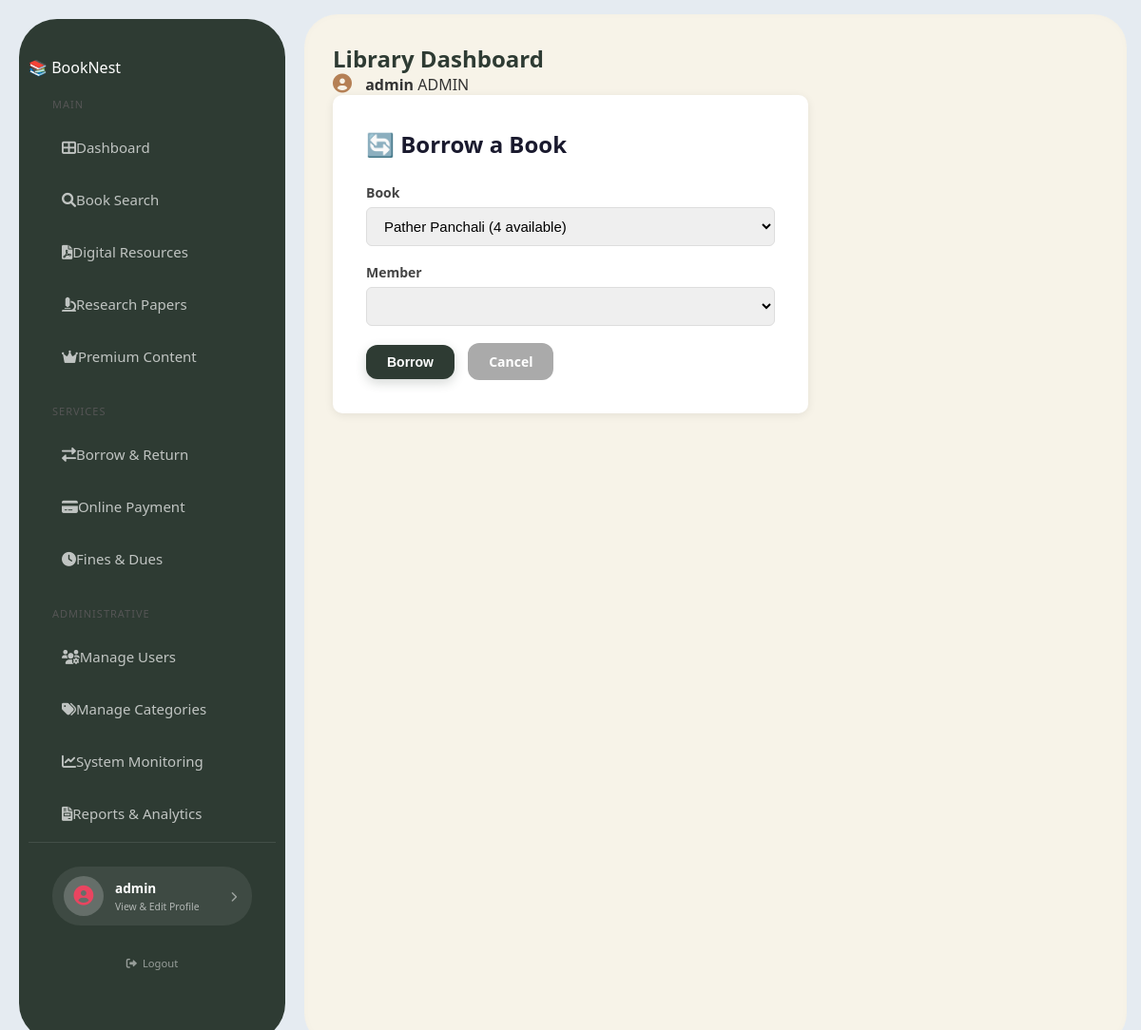
Screenshot of /borrow/ (signed in) with the database file from the repository.
### library/models.py (models this page shows, shortened)
class User(AbstractUser):
    ADMIN = 'admin'
    LIBRARIAN = 'librarian'
    REGULAR_USER = 'user'
    ROLE_CHOICES = [
        (ADMIN, 'Administrator'),
        (LIBRARIAN, 'Librarian'),
        (REGULAR_USER, 'Regular User'),
    ]
    role = models.CharField(
        max_length=20,
        choices=ROLE_CHOICES,
        default=REGULAR_USER
    )
    phone = models.CharField(max_length=15, null=True, blank=True)
    profile_picture = models.ImageField(
        upload_to='profiles/',
        null=True,
        blank=True
    )
    date_of_birth = models.DateField(null=True, blank=True)
    bio = models.TextField(null=True, blank=True)
    def get_full_name(self):
        if self.first_name and self.last_name:
            return f"{self.first_name} {self.last_name}"
        return self.username

### library/views.py (the view, shortened to what this page needs)
# urls.py: path('borrow/', views.borrow_book, name='borrow_book'),
@login_required
@user_passes_test(is_librarian_or_admin, login_url='/')
def borrow_book(request):
    return render(request, 'library/borrow_form.html', {
        'books': Book.objects.filter(available_copies__gt=0),
        'members': User.objects.filter(role=User.REGULAR_USER)
    })

### library/views.py (called while the page is built)
def is_librarian_or_admin(user):
    return user.is_authenticated and (
        user.role in [User.LIBRARIAN, User.ADMIN] or user.is_superuser
    )

### library/templates/library/borrow_form.html (shortened to what this page needs)
{% extends 'library/base.html' %}
{% block content %}
<div class="form-box">
    <h2>🔄 Borrow a Book</h2>
    <form method="POST">
        <div class="form-group">
            <label>Book</label>
            <select name="book" required>
                {% for book in books %}
                <option value="{{ book.pk }}">{{ book.title }} ({{ book.available_copies }} available)</option>
                {% endfor %}
            </select>
        </div>
        <div class="form-group">
            <label>Member</label>
            <select name="member" required>
                {% for member in members %}
                <option value="{{ member.pk }}">{{ member.name }}</option>
                {% endfor %}
            </select>
        </div>
        <button type="submit" class="btn btn-primary">Borrow</button>
        <a href="{% url 'borrow_list' %}" class="btn" style="background:#aaa; color:white; margin-left:10px;">Cancel</a>
    </form>
</div>
{% endblock %}

### library/templates/library/base.html (shortened to what this page needs)
{% load static %}
<!DOCTYPE html>
<html lang="en">
<head>
    <link rel="stylesheet" href="{% static 'library/css/style.css' %}">
    <link rel="stylesheet" href="https://cdnjs.cloudflare.com/ajax/libs/font-awesome/6.0.0/css/all.min.css">
</head>
<body>
<div class="layout">
    <aside class="sidebar">
        <div class="logo">📚 <span>Book</span>Nest</div>
        <div class="menu-section">
            <div class="menu-title">Main</div>
            <a href="{% url 'home' %}" class="menu-item"><i class="fas fa-th-large"></i> Dashboard</a>
            <a href="{% url 'book_list' %}" class="menu-item"><i class="fas fa-search"></i> Book Search</a>
            <a href="{% url 'digital_resources' %}" class="menu-item"><i class="fas fa-file-pdf"></i> Digital Resources</a>
            <a href="{% url 'research_papers' %}" class="menu-item"><i class="fas fa-microscope"></i> Research Papers</a>
            <a href="{% url 'premium_content' %}" class="menu-item premium"><i class="fas fa-crown"></i> Premium Content</a>
        </div>
        <div class="menu-section">
            <div class="menu-title">Services</div>
            <a href="{% url 'borrow_list' %}" class="menu-item"><i class="fas fa-exchange-alt"></i> Borrow & Return</a>
            <a href="{% url 'online_payment' %}" class="menu-item"><i class="fas fa-credit-card"></i> Online Payment</a>
            <a href="{% url 'fines_dues' %}" class="menu-item"><i class="fas fa-clock"></i> Fines & Dues</a>
        </div>
        {% if user.role == 'admin' or user.role == 'librarian' %}
        <div class="menu-section">
            <div class="menu-title">Administrative</div>
            <a href="{% url 'member_list' %}" class="menu-item"><i class="fas fa-users-cog"></i> Manage Users</a>
            <a href="{% url 'category_list' %}" class="menu-item"><i class="fas fa-tags"></i> Manage Categories</a>
            <a href="{% url 'system_monitoring' %}" class="menu-item"><i class="fas fa-chart-line"></i> System Monitoring</a>
            <a href="{% url 'reports_analytics' %}" class="menu-item"><i class="fas fa-file-invoice"></i> Reports & Analytics</a>
        </div>
        {% endif %}
        <div class="profile-sidebar-section" style="margin-top: auto; padding: 20px 15px 15px 15px; border-top: 1px solid rgba(255,255,255,0.1);">
            <a href="{% url 'manage_profile' %}" class="profile-link-card" style="display: flex; align-items: center; gap: 12px; background: rgba(255,255,255,0.08); border-radius: 30px; padding: 10px 16px 10px 12px; text-decoration: none; transition: all 0.3s ease;">
                <div class="avatar-icon" style="width: 42px; height: 42px; background: rgba(255,255,255,0.2); border-radius: 50%; display: flex; align-items: center; justify-content: center; color: #e94560; font-size: 1.3rem;">
                    <i class="fas fa-user-circle"></i>
                </div>
                <div class="profile-info-text" style="flex: 1;">
                    <div class="profile-name" style="font-weight: 700; font-size: 0.85rem; color: #ffffff; margin-bottom: 3px;">
                        {% if user.is_authenticated %}
                            {{ user.get_full_name|default:user.username }}
                        {% else %}
                            My Profile
                        {% endif %}
                    </div>
                    <div class="profile-role" style="font-size: 0.65rem; color: rgba(255,255,255,0.6);">
                        View & Edit Profile
                    </div>
                </div>
                <i class="fas fa-chevron-right" style="font-size: 11px; color: rgba(255,255,255,0.5);"></i>
            </a>
            <div style="margin-top: 12px; text-align: center;">
                <a href="{% url 'logout' %}" style="color: rgba(255,255,255,0.5); text-decoration: none; font-size: 0.7rem; display: inline-flex; align-items: center; gap: 6px;">
                    <i class="fas fa-sign-out-alt"></i> <span>Logout</span>
                </a>
            </div>
        </div>
    </aside>
    <main class="main-container">
        <header class="top-nav">
            <h2 style="font-size: 24px; font-weight: 800; color: #2e3b33;">Library Dashboard</h2>
            <div class="user-profile">
                <i class="fas fa-user-circle" style="font-size: 20px; color: #b58055;"></i>
                <span style="margin-left: 10px; font-weight: 600;">{{ user.username }}</span>
                <span class="role-tag">{{ user.role|upper }}</span>
            </div>
        </header>
        {% block content %}{% endblock %}
    </main>
</div>
</body>
</html>

### library/static/library/css/style.css (style rules this page uses)
* { margin: 0; padding: 0; box-sizing: border-box; }
body { font-family: 'Segoe UI', sans-serif; background: #e5ebf1; color: #333; }
.layout { display: flex; min-height: calc(100vh - 60px); }
.sidebar { width: 280px; background: #2e3b33; padding: 40px 10px; margin: 20px; border-radius: 40px; color: white; display: flex; flex-direction: column; }
.sidebar a { display: flex; align-items: center; color: rgba(255, 255, 255, 0.7); text-decoration: none; padding: 15px 25px; font-size: 15px; border-radius: 15px; margin: 5px 10px; transition: 0.3s; }
.sidebar .menu-title { color: #555; font-size: 11px; text-transform: uppercase; padding: 20px 25px 8px; letter-spacing: 1px; }
.profile-sidebar-section { margin-top: auto; padding: 20px 15px 25px 15px; border-top: 1px solid rgba(255, 255, 255, 0.15); }
.profile-link-card { display: flex; align-items: center; gap: 12px; background: rgba(255, 255, 255, 0.08); border-radius: 30px; padding: 10px 16px 10px 12px; text-decoration: none; transition: all 0.3s ease; }
.avatar-icon { width: 42px; height: 42px; background: rgba(255, 255, 255, 0.2); border-radius: 50%; display: flex; align-items: center; justify-content: center; color: #e94560; font-size: 1.3rem; }
.profile-info-text { flex: 1; }
.profile-name { font-weight: 700; font-size: 0.85rem; color: #ffffff; margin-bottom: 3px; }
.profile-role { font-size: 0.65rem; color: rgba(255, 255, 255, 0.6); }
.main-container { flex: 1; background: #f7f3e8; margin: 15px 15px 15px 0; border-radius: 35px; padding: 30px; box-shadow: inset 0 0 10px rgba(0, 0, 0, 0.02); }
.btn { padding: 10px 22px; border: none; border-radius: 12px; cursor: pointer; font-size: 14px; font-weight: 600; text-decoration: none; display: inline-block; transition: all 0.3s ease; }
.btn-primary { background: #2e3b33; color: white; box-shadow: 0 4px 12px rgba(46, 59, 51, 0.2); }
.form-box { background: white; border-radius: 10px; padding: 35px; box-shadow: 0 2px 10px rgba(0, 0, 0, 0.08); max-width: 500px; }
.form-box h2 { margin-bottom: 25px; color: #1a1a2e; }
.form-group { margin-bottom: 18px; }
.form-group label { display: block; margin-bottom: 6px; font-weight: 600; color: #444; font-size: 14px; }
.form-group input, .form-group select, .form-group textarea { width: 100%; padding: 10px 14px; border: 1px solid #ddd; border-radius: 6px; font-size: 15px; outline: none; }

### rows the page displays
User: get_full_name "admin", username "admin", role "ADMIN"

### other values shown
form field book "Pather Panchali (4 available)"
